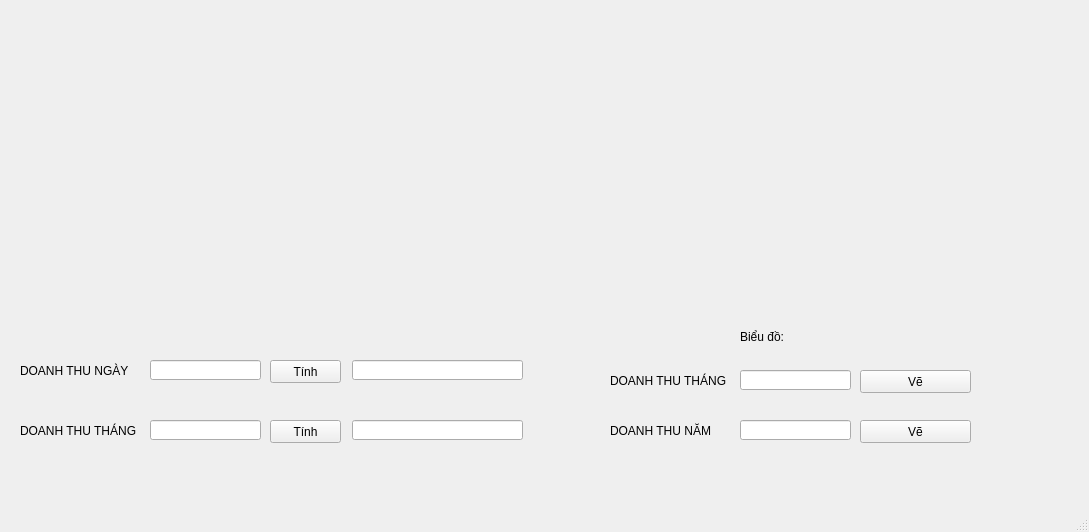
<?xml version="1.0" encoding="UTF-8"?>
<ui version="4.0">
 <class>MainWindow</class>
 <widget class="QMainWindow" name="MainWindow">
  <property name="geometry">
   <rect>
    <x>0</x>
    <y>0</y>
    <width>1089</width>
    <height>532</height>
   </rect>
  </property>
  <property name="windowTitle">
   <string>MainWindow</string>
  </property>
  <widget class="QWidget" name="centralwidget">
   <widget class="QPushButton" name="btn_dthungay">
    <property name="geometry">
     <rect>
      <x>270</x>
      <y>360</y>
      <width>71</width>
      <height>23</height>
     </rect>
    </property>
    <property name="text">
     <string>Tính</string>
    </property>
   </widget>
   <widget class="QPushButton" name="btn_dthuthang">
    <property name="geometry">
     <rect>
      <x>270</x>
      <y>420</y>
      <width>71</width>
      <height>23</height>
     </rect>
    </property>
    <property name="text">
     <string>Tính</string>
    </property>
   </widget>
   <widget class="QLineEdit" name="txt_dthungay">
    <property name="geometry">
     <rect>
      <x>352</x>
      <y>360</y>
      <width>171</width>
      <height>20</height>
     </rect>
    </property>
   </widget>
   <widget class="QLineEdit" name="txt_dthuthang">
    <property name="geometry">
     <rect>
      <x>352</x>
      <y>420</y>
      <width>171</width>
      <height>20</height>
     </rect>
    </property>
   </widget>
   <widget class="QPushButton" name="btn_bddthuthang">
    <property name="geometry">
     <rect>
      <x>860</x>
      <y>370</y>
      <width>111</width>
      <height>23</height>
     </rect>
    </property>
    <property name="text">
     <string>Vẽ</string>
    </property>
   </widget>
   <widget class="QPushButton" name="btn_bddthunam">
    <property name="geometry">
     <rect>
      <x>860</x>
      <y>420</y>
      <width>111</width>
      <height>23</height>
     </rect>
    </property>
    <property name="text">
     <string>Vẽ</string>
    </property>
   </widget>
   <widget class="QLabel" name="label">
    <property name="geometry">
     <rect>
      <x>740</x>
      <y>330</y>
      <width>47</width>
      <height>13</height>
     </rect>
    </property>
    <property name="text">
     <string>Biểu đồ: </string>
    </property>
   </widget>
   <widget class="QLabel" name="label_2">
    <property name="geometry">
     <rect>
      <x>20</x>
      <y>360</y>
      <width>151</width>
      <height>21</height>
     </rect>
    </property>
    <property name="text">
     <string>DOANH THU NGÀY</string>
    </property>
   </widget>
   <widget class="QLabel" name="label_3">
    <property name="geometry">
     <rect>
      <x>20</x>
      <y>420</y>
      <width>151</width>
      <height>21</height>
     </rect>
    </property>
    <property name="text">
     <string>DOANH THU THÁNG</string>
    </property>
   </widget>
   <widget class="QLineEdit" name="txt_ngay">
    <property name="geometry">
     <rect>
      <x>150</x>
      <y>360</y>
      <width>111</width>
      <height>20</height>
     </rect>
    </property>
   </widget>
   <widget class="QLineEdit" name="txt_thang">
    <property name="geometry">
     <rect>
      <x>150</x>
      <y>420</y>
      <width>111</width>
      <height>20</height>
     </rect>
    </property>
   </widget>
   <widget class="QLabel" name="label_4">
    <property name="geometry">
     <rect>
      <x>610</x>
      <y>370</y>
      <width>151</width>
      <height>21</height>
     </rect>
    </property>
    <property name="text">
     <string>DOANH THU THÁNG</string>
    </property>
   </widget>
   <widget class="QLineEdit" name="txt_bddthuthang">
    <property name="geometry">
     <rect>
      <x>740</x>
      <y>370</y>
      <width>111</width>
      <height>20</height>
     </rect>
    </property>
   </widget>
   <widget class="QLabel" name="label_5">
    <property name="geometry">
     <rect>
      <x>610</x>
      <y>420</y>
      <width>151</width>
      <height>21</height>
     </rect>
    </property>
    <property name="text">
     <string>DOANH THU NĂM</string>
    </property>
   </widget>
   <widget class="QLineEdit" name="txt_bddthunam">
    <property name="geometry">
     <rect>
      <x>740</x>
      <y>420</y>
      <width>111</width>
      <height>20</height>
     </rect>
    </property>
   </widget>
   <widget class="QWidget" name="verticalLayoutWidget">
    <property name="geometry">
     <rect>
      <x>40</x>
      <y>0</y>
      <width>621</width>
      <height>351</height>
     </rect>
    </property>
    <layout class="QVBoxLayout" name="bieudo"/>
   </widget>
  </widget>
  <widget class="QMenuBar" name="menubar">
   <property name="geometry">
    <rect>
     <x>0</x>
     <y>0</y>
     <width>1089</width>
     <height>26</height>
    </rect>
   </property>
  </widget>
  <widget class="QStatusBar" name="statusbar"/>
 </widget>
 <resources/>
 <connections/>
</ui>
